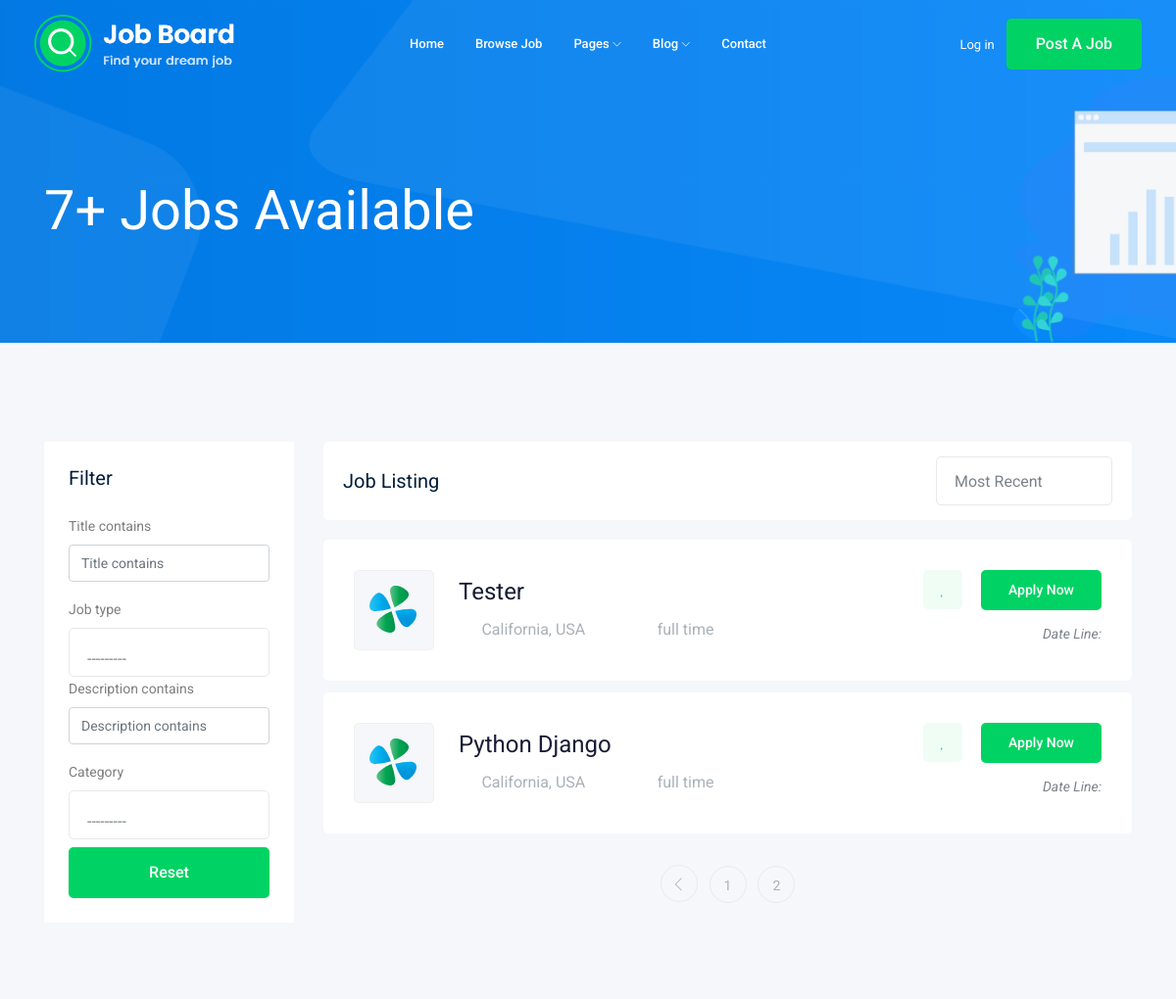
Page /jobs/?page=2 (upper part) on the earlier database version.
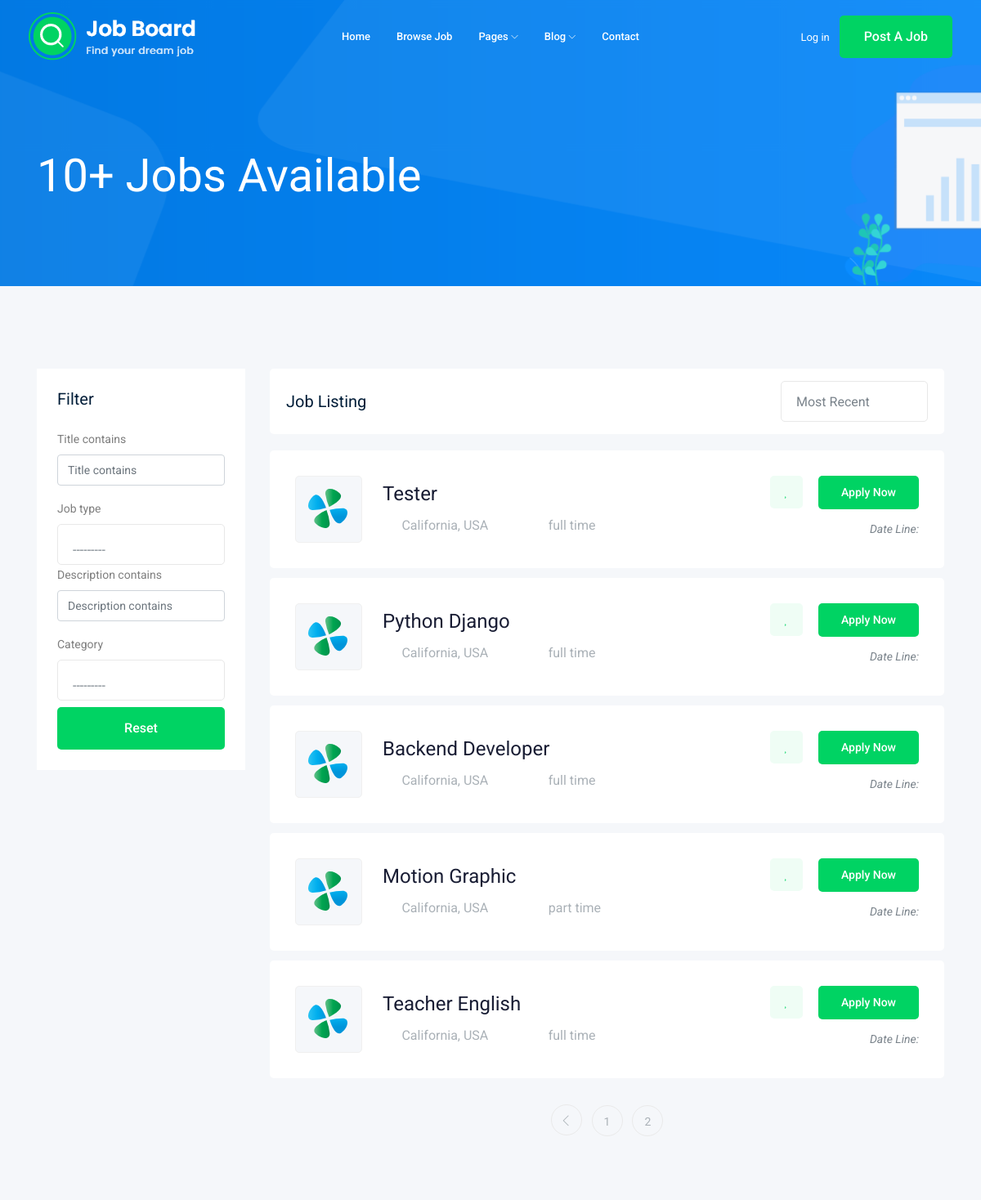
Same page on the later database version.
### job/models.py (models this page shows, shortened)
class Category(models.Model):
    title = models.CharField(max_length= 50)
    def __str__(self):
        return self.title

class Job(models.Model):
    title = models.CharField(max_length = 50)
    job_type = models.CharField(max_length= 15 , choices= JOB_TYPE , default= "full time")
    description = models.CharField(max_length= 500)
    published_date = models.DateTimeField(auto_now= True)
    Vacancy = models.IntegerField(default= 1)
    salary = models.FloatField(default= 0)
    category = models.ForeignKey('Category' , on_delete= models.CASCADE )
    experience_years = models.IntegerField(default= 1)
    image = models.ImageField(upload_to= upload_img)
    slug = models.SlugField(null= True, blank= True)
    def __str__(self):
        return self.title

### job/views.py (the view)
def job_list(request):
    all_jobs = Job.objects.all()
    count = all_jobs.count()
    myfilter = JobFilter(request.GET,queryset= all_jobs )
    all_jobs = myfilter.qs
    paginator = Paginator(all_jobs, 5)
    page_numnber = request.GET.get('page')
    jobs_of_page = paginator.get_page(page_numnber)
    contant = {"jobs":jobs_of_page,"all_jobs":all_jobs ,'filter':myfilter , 'count':count}
    return render(request,'jobs.html',contant)

### job/templates/jobs.html (shortened to what this page needs)
{% extends 'base.html' %}
{% load bootstrap4 %}
{% block content %}
    <div class="bradcam_area bradcam_bg_1">
        <div class="container">
            <div class="row">
                <div class="col-xl-12">
                    <div class="bradcam_text">
                        <h3>{{count}}+ Jobs Available</h3>
                    </div>
                </div>
            </div>
        </div>
    </div>
    <div class="job_listing_area plus_padding">
        <div class="container">
            <div class="row">
                <div class="col-lg-3">
                    <div class="job_filter white-bg">
                        <div class="form_inner white-bg">
                            <h3>Filter</h3>
                            <form method="get">
                                {% bootstrap_form filter.form %}
                                <button  class="boxed-btn3 w-100 mt-2" type="submit" >Reset</button>
                            </form>
                        </div>
                    </div>
                </div>
                <div class="col-lg-9">
                    <div class="recent_joblist_wrap">
                        <div class="recent_joblist white-bg ">
                            <div class="row align-items-center">
                                <div class="col-md-6">
                                    <h4>Job Listing</h4>
                                </div>
                                <div class="col-md-6">
                                    <div class="serch_cat d-flex justify-content-end">
                                    </div>
                                </div>
                            </div>
                        </div>
                    </div>
                    <div class="job_lists m-0">
                        <div class="row">
                            {% for job in jobs %}
                            <div class="col-lg-12 col-md-12">
                                <div class="single_jobs white-bg d-flex justify-content-between">
                                    <div class="jobs_left d-flex align-items-center">
                                        <div class="thumb">
                                            <img src="img/svg_icon/1.svg" alt="">
                                        </div>
                                        <div class="jobs_conetent">
                                            <a href="{% url 'job_details' job.slug %}" target="_blank" style="text-transform: capitalize;"><h4>{{ job }}</h4></a>
                                            <div class="links_locat d-flex align-items-center">
                                                <div class="location">
                                                    <p> <i class="fa fa-map-marker"></i> California, USA</p>
                                                </div>
                                                <div class="location">
                                                    <p> <i class="fa fa-clock-o"></i> {{ job.job_type }}</p>
                                                </div>
                                            </div>
                                        </div>
                                    </div>
                                    <div class="jobs_right">
                                        <div class="apply_now">
                                            <a class="heart_mark" href="#"> <i class="fa fa-heart"></i> </a>
                                            <a href="{% url 'job_details' job.slug %}" target="_blank" class="boxed-btn3">Apply Now</a>
                                        </div>
                                        <div class="date">
                                            <p>Date Line: {{job.puplished_at|date:'j M o'}}</p>
                                        </div>
                                    </div>
                                </div>
                            </div>
                            {% endfor %}
                        </div>
                        <div class="row">
                            <div class="col-lg-12">
                                {% if jobs.has_other_pages %}
                                    <div class="pagination_wrap">
                                        <ul>
                                            {% if jobs.has_previous %}
                                                <li><a href="?page={{ jobs.previous_page_number }}"> <i class="ti-angle-left"></i> </a></li>
                                            {% endif %}
                                            {% for i in jobs.paginator.page_range %}
                                                <li><a href="?page={{ i }}"><span>{{i}}</span></a></li>
                                            {% endfor %}
                                        </ul>
                                    </div>
                                {% endif %}
                            </div>
                        </div>
                    </div>
                </div>
            </div>
        </div>
    </div>
{% endblock %}

### templates/base.html (shortened to what this page needs)
{% load static %}
<!doctype html>
<html class="no-js" lang="zxx">
<head>
    <link rel="stylesheet" href="{% static 'css/bootstrap.min.css' %}">
    <link rel="stylesheet" href="{% static 'css/owl.carousel.min.css' %}">
    <link rel="stylesheet" href="{% static 'css/magnific-popup.css' %}">
    <link rel="stylesheet" href="{% static 'css/font-awesome.min.css' %}">
    <link rel="stylesheet" href="{% static 'css/themify-icons.css' %}">
    <link rel="stylesheet" href="{% static 'css/nice-select.css' %}">
    <link rel="stylesheet" href="{% static 'css/flaticon.css' %}">
    <link rel="stylesheet" href="{% static 'css/jquery-ui.css' %}">
    <link rel="stylesheet" href="{% static 'css/gijgo.css' %}">
    <link rel="stylesheet" href="{% static 'css/animate.min.css' %}">
    <link rel="stylesheet" href="{% static 'css/slicknav.css' %}">
    <link rel="stylesheet" href="{% static 'css/style.css' %}">
</head>
<body>
    <header>
        <div class="header-area ">
            <div id="sticky-header" class="main-header-area">
                <div class="container-fluid ">
                    <div class="header_bottom_border">
                        <div class="row align-items-center">
                            <div class="col-xl-3 col-lg-2">
                                <div class="logo">
                                    <a href="{% url 'home' %}">
                                        <img src="{% static 'img/logo.png' %}" alt="">
                                    </a>
                                </div>
                            </div>
                            <div class="col-xl-6 col-lg-7">
                                <div class="main-menu  d-none d-lg-block">
                                    <nav>
                                        <ul id="navigation">
                                            <li><a href="{% url 'home' %}">home</a></li>
                                            <li><a href="{% url 'job_list' %}">Browse Job</a></li>
                                            <li><a href="#">pages <i class="ti-angle-down"></i></a>
                                            </li>
                                            <li><a href="#">blog <i class="ti-angle-down"></i></a>
                                            </li>
                                            <li><a href="{% url 'contact_us' %}">Contact</a></li>
                                        </ul>
                                    </nav>
                                </div>
                            </div>
                            <div class="col-xl-3 col-lg-3 d-none d-lg-block">
                                <div class="Appointment">
                                    {% if request.user.is_authenticated %}
                                        {% if request.user.first_name %}
                                            <div class="phone_num d-none d-xl-block">
                                                <a href="{% url 'profile' %}">  {{ request.user.first_name }}  </a>
                                            </div>
                                        {% else %}
                                            <div class="phone_num d-none d-xl-block">
                                                <a href="{% url 'profile' %}">  Profile </a>
                                            </div>
                                        {% endif %}
                                    {% else %}
                                    <div class="phone_num d-none d-xl-block">
                                        <a href="{% url 'login' %}">Log in</a>
                                    </div>
                                    {% endif %}
                                    <div class="d-none d-lg-block">
                                        <a class="boxed-btn3" href="{% url 'post_job' %}">Post a Job</a>
                                    </div>
                                </div>
                            </div>
                            <div class="col-12">
                            </div>
                        </div>
                    </div>
                </div>
            </div>
        </div>
    </header>
    {% block content %}
    {% endblock %}
</body>
</html>

Differences in the rows shown:
added Job: title "Backend Developer", job_type "full time"
added Job: title "Motion Graphic", job_type "part time"
added Job: title "Teacher English", job_type "full time"
Other differences:
{{ count }}: "7" → "10"
